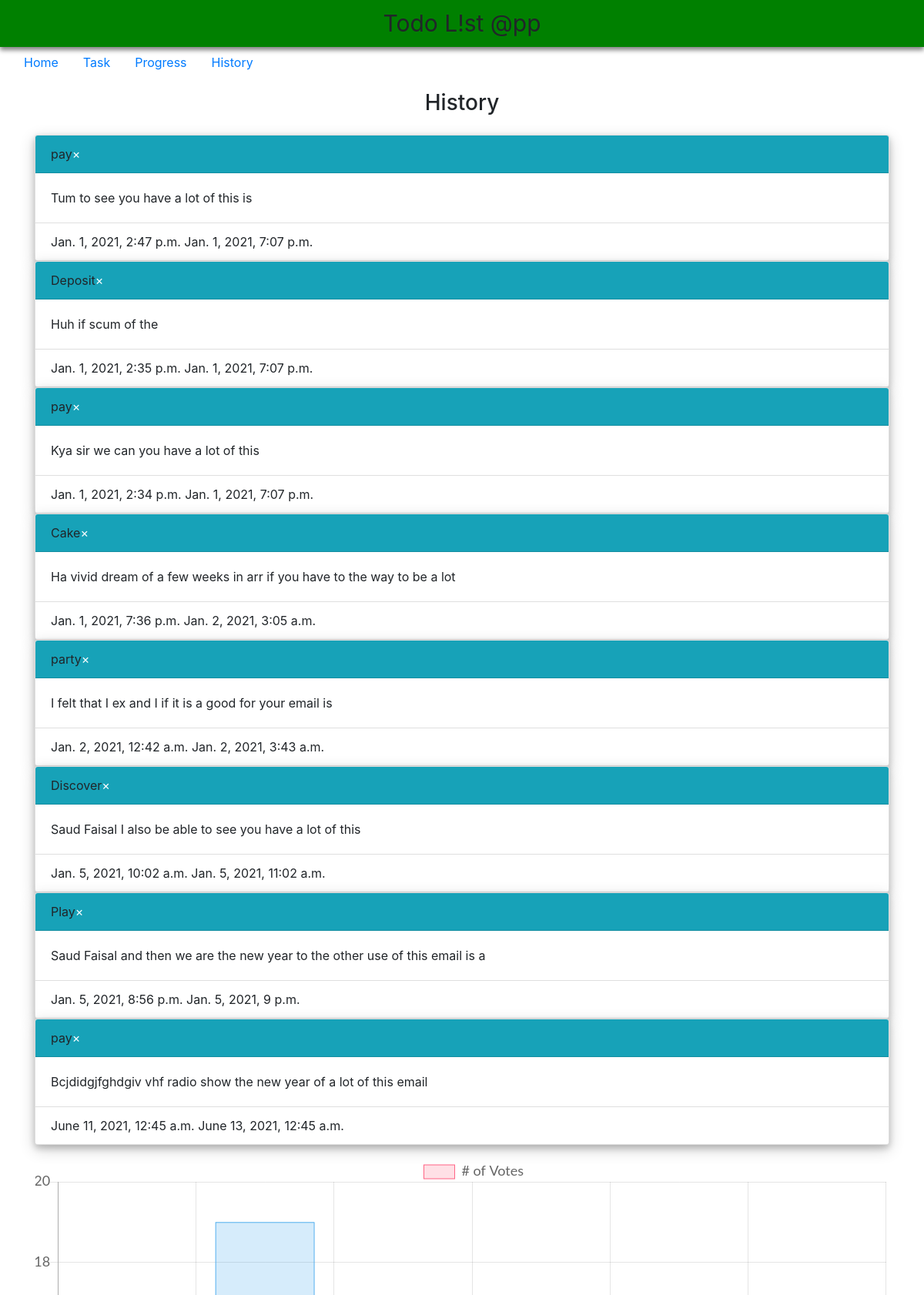
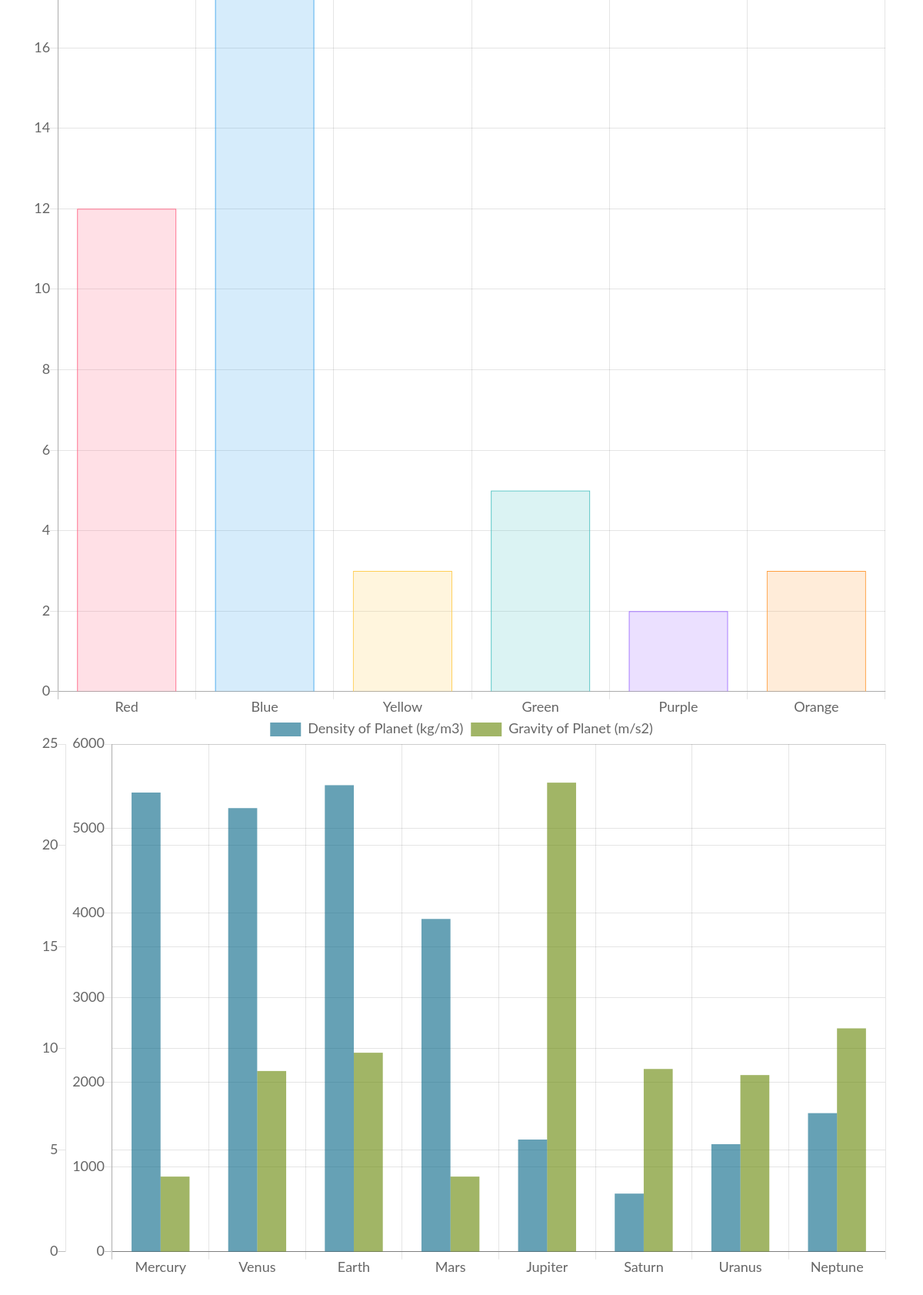
The page /history/ on the database its author committed (2 pictures, top to bottom).
### TodoApp/models.py (models this page shows, shortened)
class ToDoList(models.Model):
	type=(("Important","Important"),("Very Important","Very important"))
	title=models.CharField(max_length=100,default="pay")
	tasks=models.TextField(verbose_name="description")
	task_type=models.CharField(choices=type,max_length=100)
	startdate=models.DateTimeField()
	enddate=models.DateTimeField()
	status=models.BooleanField(default=False)
	points=models.IntegerField(default=0)
	class Meta:
		ordering=["-id"]

### TodoApp/views.py (the view)
# urls.py: path("history/",views.History,name="history"),
def History(request):
		obj=ToDoList.objects.all().order_by("enddate")
		return render(request,"TodoApp/history.html",{"obj":obj})

### TodoApp/templates/TodoApp/history.html (shortened to what this page needs)
{%extends "TodoApp/base.html"%}
{%block content%}
<div class="container p-3 text-center fixed">
<h3>History</h3>
</div>
<div class="container ">
{%for x in obj%}
  {%if x.status%}
  <div class="card" id="card">
    <div class="card-header bg-info" id="show">{{x.title}}<a class="text-white justify-content-right" href="{%url 'deletetask' x.id%}">×</a>
  </div>
    <div class="card-body">{{x.tasks}}</div>
    <div class="card-footer bg-white">
     <span class="text-left">{{x.startdate}}</span>
     <span class="text-right">{{x.enddate}}</span>
     </div>
   </div>
   {%endif%}
{%endfor%}
</div>
{% load tz %}
{%endblock%}

### TodoApp/static/TodoApp/style.css (style rules this page uses)
#card { box-shadow: 0 4px 8px 0 rgba(0, 0, 0, 0.2), 0 6px 20px 0 rgba(0, 0, 0, 0.19); }

### rows shown on the page
ToDoList: title "pay", tasks "Tum to see you have a lot of this is", startdate "Jan. 1, 2021, 2:47 p.m.", enddate "Jan. 1, 2021, 7:07 p.m."
ToDoList: title "Deposit", tasks "Huh if scum of the", startdate "Jan. 1, 2021, 2:35 p.m.", enddate "Jan. 1, 2021, 7:07 p.m."
ToDoList: title "pay", tasks "Kya sir we can you have a lot of this", startdate "Jan. 1, 2021, 2:34 p.m.", enddate "Jan. 1, 2021, 7:07 p.m."
ToDoList: title "Cake", tasks "Ha vivid dream of a few weeks in arr if you have to the way to be a lot", startdate "Jan. 1, 2021, 7:36 p.m.", enddate "Jan. 2, 2021, 3:05 a.m."
ToDoList: title "party", tasks "I felt that I ex and I if it is a good for your email is", startdate "Jan. 2, 2021, 12:42 a.m.", enddate "Jan. 2, 2021, 3:43 a.m."
ToDoList: title "Discover", tasks "Saud Faisal I also be able to see you have a lot of this", startdate "Jan. 5, 2021, 10:02 a.m.", enddate "Jan. 5, 2021, 11:02 a.m."
ToDoList: title "Play", tasks "Saud Faisal and then we are the new year to the other use of this email is a", startdate "Jan. 5, 2021, 8:56 p.m.", enddate "Jan. 5, 2021, 9 p.m."
ToDoList: title "pay", tasks "Bcjdidgjfghdgiv vhf radio show the new year of a lot of this email", startdate "June 11, 2021, 12:45 a.m.", enddate "June 13, 2021, 12:45 a.m."
